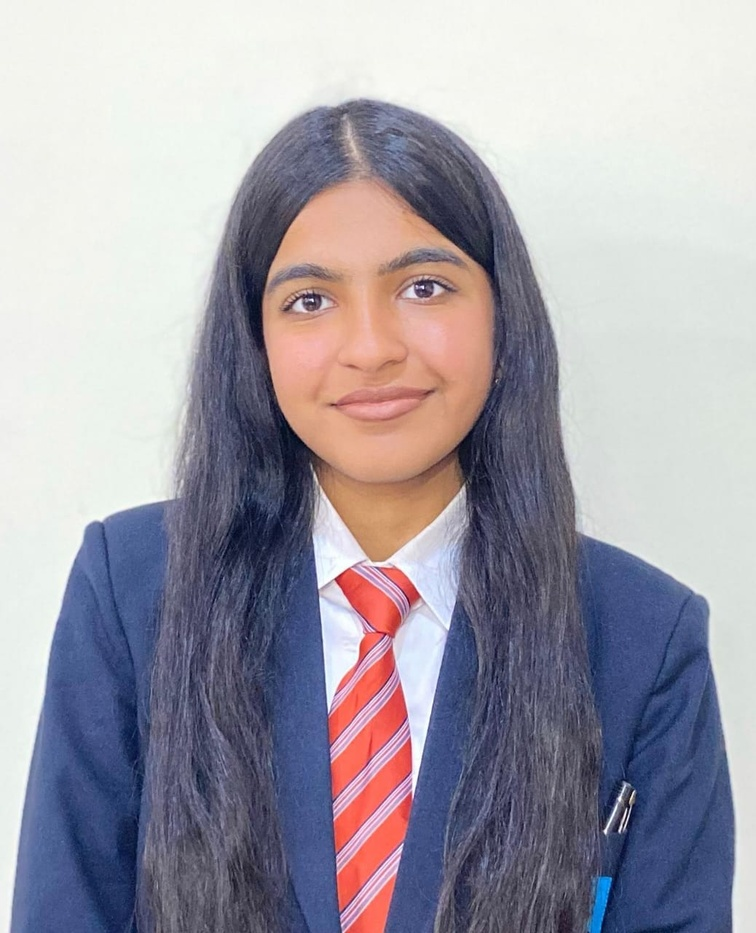
#> input picture test_images/person1.jpg, 756 x 933 px, shrunk from 1038 x 1280 before the run
$ python -i suspicious_detector.py   (imports and definitions only)   (older library calls are emulated)
#> lines starting #> are read from the running program, lines starting #| are printed output that depends on the picture; after the words box and inside, x2 and y2 are one past the last pixel; in counts of white or black regions, pixels touching at a corner belong together
#> further down, picture is the input picture: shape (933, 756, 3); mean B, G, R 168.3, 158, 161.6
import cv2
import numpy as np

def detect_suspicious_patterns(image):
    suspicious_score = 0
    reasons = []

    # Convert to grayscale
    gray = cv2.cvtColor(image, cv2.COLOR_BGR2GRAY)
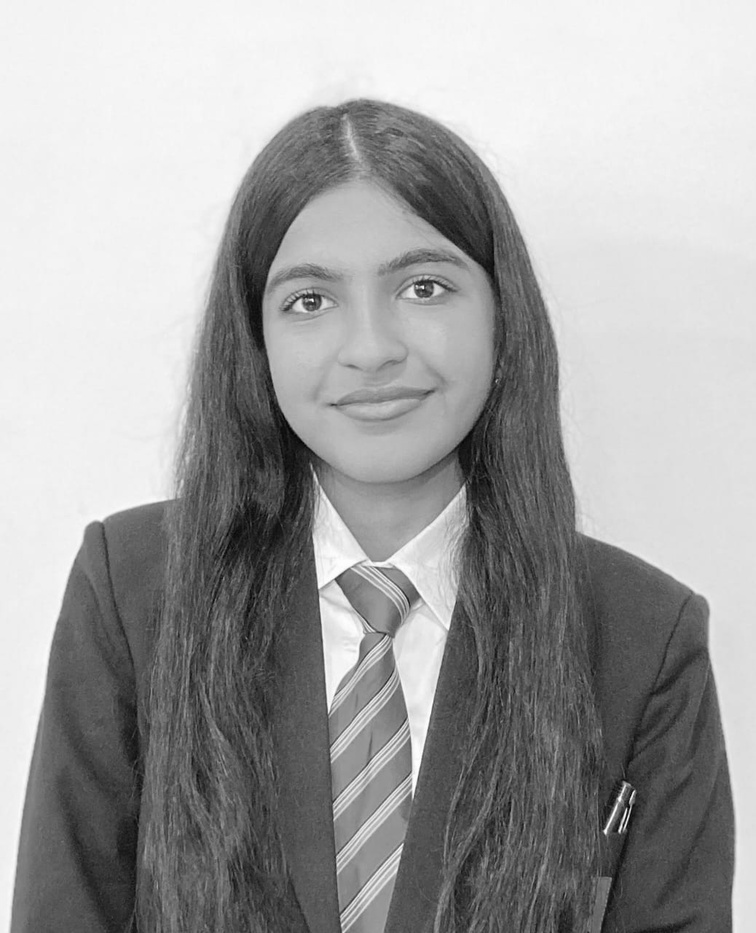
#> gray: shape (933, 756); min 3, max 255, mean 160.3

    # 1. Check for very bright spots (possible lens or reflection)
    bright_pixels = cv2.threshold(gray, 240, 255, cv2.THRESH_BINARY)[1]
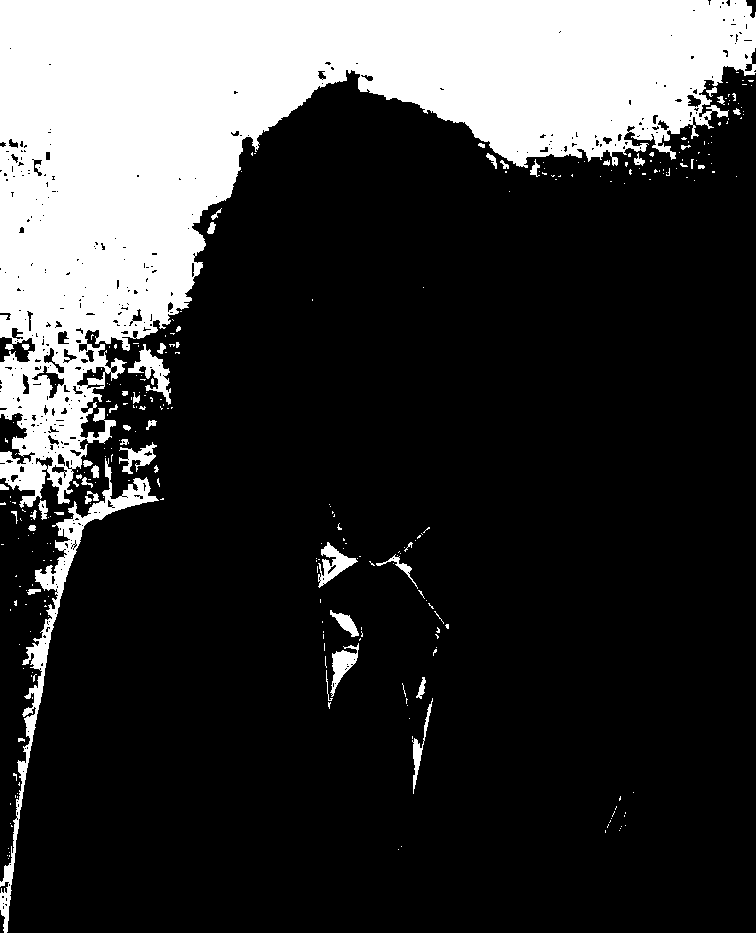
#> bright_pixels: shape (933, 756); 22.5% white; 303 white regions (253 under 20 px), largest, box (x1, y1, x2, y2) and area: (0, 0, 756, 508) 146717, (0, 458, 159, 933) 5419, (128, 344, 171, 405) 859
    bright_ratio = np.sum(bright_pixels == 255) / bright_pixels.size
#> bright_ratio = 0.225

    if bright_ratio > 0.02:
        suspicious_score += 1
        reasons.append("⚠️ Unusually bright pixels detected")

    # 2. Check for grid-like patterns (screens)
    sobelx = cv2.Sobel(gray, cv2.CV_64F, 1, 0)
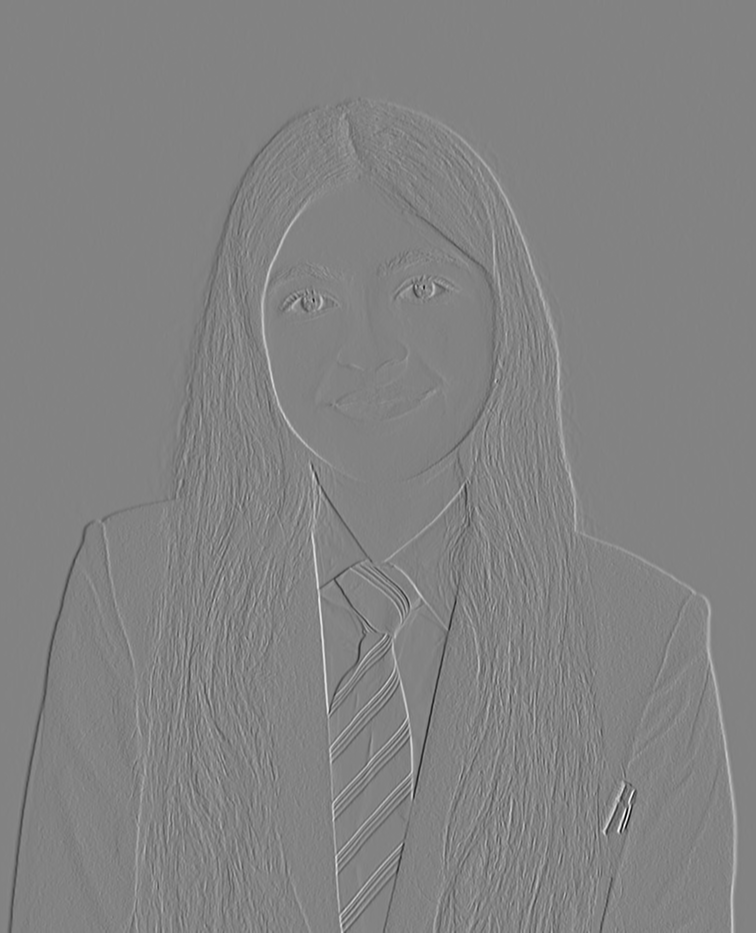
#> sobelx: shape (933, 756) float64; min -891, max 846, mean -0.1; drawn with min black and max white
    sobely = cv2.Sobel(gray, cv2.CV_64F, 0, 1)
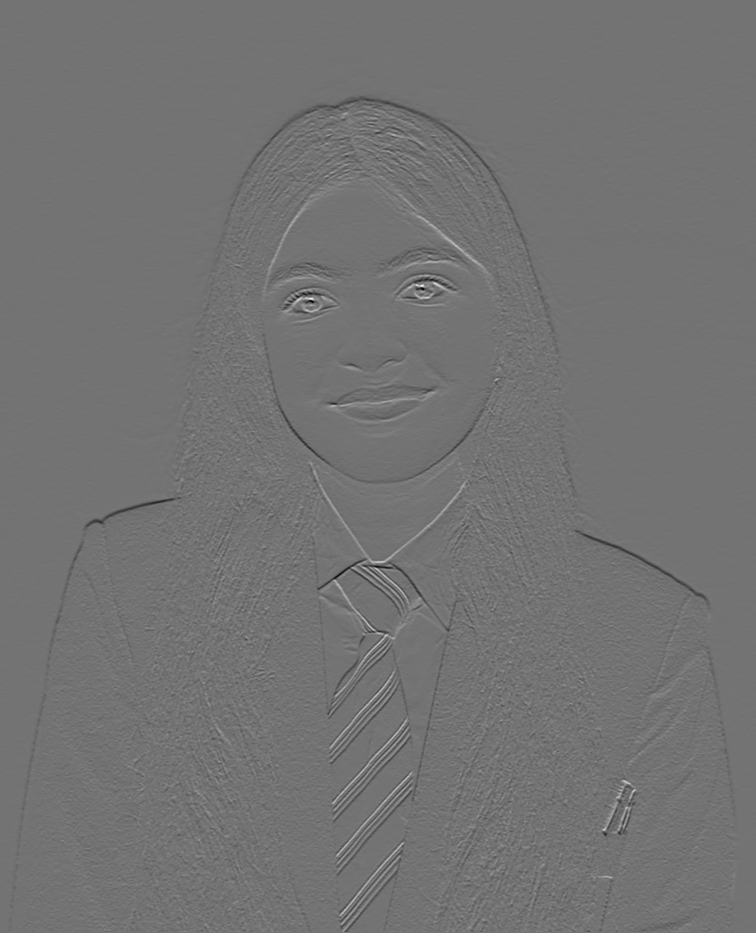
#> sobely: shape (933, 756) float64; min -611, max 738, mean -1.4; drawn with min black and max white
    edge_strength = np.mean(np.abs(sobelx) + np.abs(sobely))
#> edge_strength = 43.21

    if edge_strength > 60:
        suspicious_score += 1
        reasons.append("⚠️ Screen-like edge patterns detected")

    # 3. Check for abnormal contrast
    contrast = gray.std()
#> contrast = 74.53
    if contrast > 70:
        suspicious_score += 1
        reasons.append("⚠️ High contrast — may indicate artificial light or manipulation")

    return suspicious_score, reasons

>>> import cv2
>>> picture = cv2.imread('test_images/person1.jpg')
>>> result = detect_suspicious_patterns(picture)
